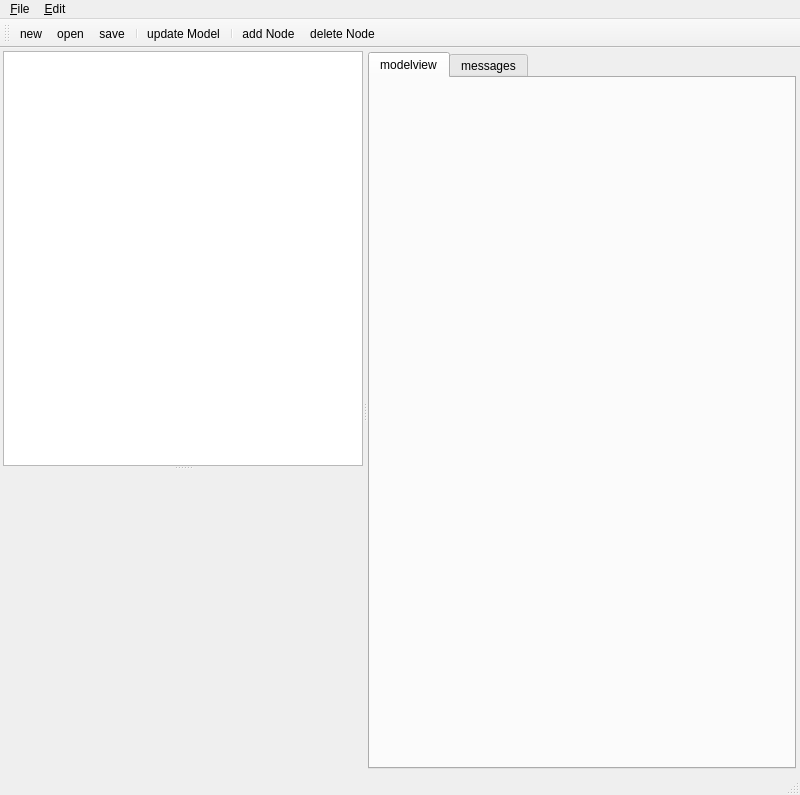
<?xml version="1.0" encoding="UTF-8"?>
<ui version="4.0">
 <class>BuilderMainWindowBase</class>
 <widget class="QMainWindow" name="BuilderMainWindowBase">
  <property name="geometry">
   <rect>
    <x>0</x>
    <y>0</y>
    <width>800</width>
    <height>795</height>
   </rect>
  </property>
  <property name="windowTitle">
   <string>MainWindow</string>
  </property>
  <widget class="QWidget" name="centralwidget">
   <layout class="QGridLayout" name="gridLayout">
    <property name="margin">
     <number>3</number>
    </property>
    <property name="spacing">
     <number>3</number>
    </property>
    <item row="0" column="0">
     <widget class="QSplitter" name="splitter">
      <property name="frameShape">
       <enum>QFrame::NoFrame</enum>
      </property>
      <property name="orientation">
       <enum>Qt::Horizontal</enum>
      </property>
      <widget class="QWidget" name="widget_3" native="true">
       <property name="maximumSize">
        <size>
         <width>360</width>
         <height>16777215</height>
        </size>
       </property>
       <layout class="QGridLayout" name="gridLayout_5">
        <item row="0" column="0">
         <widget class="QSplitter" name="splitter_3">
          <property name="orientation">
           <enum>Qt::Vertical</enum>
          </property>
          <widget class="QTreeWidget" name="treeWidget">
           <property name="sizePolicy">
            <sizepolicy hsizetype="Expanding" vsizetype="Minimum">
             <horstretch>0</horstretch>
             <verstretch>0</verstretch>
            </sizepolicy>
           </property>
           <attribute name="headerVisible">
            <bool>false</bool>
           </attribute>
           <attribute name="headerVisible">
            <bool>false</bool>
           </attribute>
           <column>
            <property name="text">
             <string notr="true">1</string>
            </property>
           </column>
          </widget>
          <widget class="QStackedWidget" name="stackedWidget">
           <property name="minimumSize">
            <size>
             <width>300</width>
             <height>300</height>
            </size>
           </property>
           <property name="currentIndex">
            <number>0</number>
           </property>
           <widget class="QWidget" name="page0">
            <layout class="QGridLayout" name="gridLayout_3">
             <item row="0" column="0">
              <widget class="BodyPartEditor" name="partsWidget" native="true"/>
             </item>
            </layout>
           </widget>
           <widget class="QWidget" name="page1">
            <layout class="QGridLayout" name="gridLayout_4">
             <item row="0" column="0">
              <widget class="BodyJointEditor" name="jointWidget" native="true">
               <property name="minimumSize">
                <size>
                 <width>0</width>
                 <height>0</height>
                </size>
               </property>
              </widget>
             </item>
            </layout>
           </widget>
          </widget>
         </widget>
        </item>
       </layout>
      </widget>
      <widget class="QWidget" name="widget" native="true">
       <layout class="QGridLayout" name="gridLayout_2">
        <property name="margin">
         <number>1</number>
        </property>
        <property name="spacing">
         <number>1</number>
        </property>
        <item row="0" column="0">
         <widget class="QTabWidget" name="tabWidget">
          <property name="currentIndex">
           <number>0</number>
          </property>
          <widget class="QWidget" name="tab">
           <attribute name="title">
            <string>modelview</string>
           </attribute>
           <layout class="QGridLayout" name="gridLayout_6">
            <item row="0" column="0">
             <widget class="QSplitter" name="splitter_2">
              <property name="midLineWidth">
               <number>1</number>
              </property>
              <property name="orientation">
               <enum>Qt::Vertical</enum>
              </property>
              <widget class="wombat::GLRenderWidget" name="renderWidget" native="true">
               <property name="sizePolicy">
                <sizepolicy hsizetype="Expanding" vsizetype="MinimumExpanding">
                 <horstretch>0</horstretch>
                 <verstretch>0</verstretch>
                </sizepolicy>
               </property>
              </widget>
             </widget>
            </item>
           </layout>
          </widget>
          <widget class="QWidget" name="tab_2">
           <attribute name="title">
            <string>messages</string>
           </attribute>
           <layout class="QGridLayout" name="gridLayout_7">
            <item row="0" column="0">
             <widget class="wombat::QMessageWriter" name="messageWidget"/>
            </item>
           </layout>
          </widget>
         </widget>
        </item>
       </layout>
      </widget>
     </widget>
    </item>
   </layout>
  </widget>
  <widget class="QMenuBar" name="menubar">
   <property name="geometry">
    <rect>
     <x>0</x>
     <y>0</y>
     <width>800</width>
     <height>25</height>
    </rect>
   </property>
   <widget class="QMenu" name="menu_File">
    <property name="title">
     <string>&amp;File</string>
    </property>
    <addaction name="actionNew"/>
    <addaction name="actionOpen"/>
    <addaction name="actionSave"/>
    <addaction name="actionSaveAs"/>
    <addaction name="separator"/>
    <addaction name="actionClose"/>
   </widget>
   <widget class="QMenu" name="menu_Edit">
    <property name="title">
     <string>&amp;Edit</string>
    </property>
    <addaction name="actionAddNode"/>
    <addaction name="actionDeleteNode"/>
    <addaction name="separator"/>
    <addaction name="actionUpdateModel"/>
   </widget>
   <addaction name="menu_File"/>
   <addaction name="menu_Edit"/>
  </widget>
  <widget class="QStatusBar" name="statusbar"/>
  <widget class="QToolBar" name="toolBar">
   <property name="windowTitle">
    <string>toolBar</string>
   </property>
   <attribute name="toolBarArea">
    <enum>TopToolBarArea</enum>
   </attribute>
   <attribute name="toolBarBreak">
    <bool>false</bool>
   </attribute>
   <addaction name="actionNew"/>
   <addaction name="actionOpen"/>
   <addaction name="actionSave"/>
   <addaction name="separator"/>
   <addaction name="actionUpdateModel"/>
   <addaction name="separator"/>
   <addaction name="actionAddNode"/>
   <addaction name="actionDeleteNode"/>
  </widget>
  <action name="actionOpen">
   <property name="icon">
    <iconset resource="../../src/wombat/resources/wombat.qrc">
     <normaloff>:/icons/24/document-open.png</normaloff>:/icons/24/document-open.png</iconset>
   </property>
   <property name="text">
    <string>&amp;open</string>
   </property>
   <property name="shortcut">
    <string>Ctrl+O</string>
   </property>
  </action>
  <action name="actionSave">
   <property name="icon">
    <iconset resource="../../src/wombat/resources/wombat.qrc">
     <normaloff>:/icons/24/document-save.png</normaloff>:/icons/24/document-save.png</iconset>
   </property>
   <property name="text">
    <string>&amp;save</string>
   </property>
   <property name="shortcut">
    <string>Ctrl+S</string>
   </property>
  </action>
  <action name="actionSaveAs">
   <property name="icon">
    <iconset resource="../../src/wombat/resources/wombat.qrc">
     <normaloff>:/icons/24/document-save-as.png</normaloff>:/icons/24/document-save-as.png</iconset>
   </property>
   <property name="text">
    <string>&amp;save as</string>
   </property>
  </action>
  <action name="actionNew">
   <property name="icon">
    <iconset resource="../../src/wombat/resources/wombat.qrc">
     <normaloff>:/icons/24/document-new.png</normaloff>:/icons/24/document-new.png</iconset>
   </property>
   <property name="text">
    <string>&amp;new</string>
   </property>
   <property name="shortcut">
    <string>Ctrl+N</string>
   </property>
  </action>
  <action name="actionClose">
   <property name="icon">
    <iconset resource="../../src/wombat/resources/wombat.qrc">
     <normaloff>:/icons/24/system-shutdown.png</normaloff>:/icons/24/system-shutdown.png</iconset>
   </property>
   <property name="text">
    <string>&amp;close</string>
   </property>
   <property name="shortcut">
    <string>Ctrl+Q</string>
   </property>
  </action>
  <action name="actionUpdateModel">
   <property name="icon">
    <iconset resource="../../src/wombat/resources/wombat.qrc">
     <normaloff>:/icons/24/view-refresh.png</normaloff>:/icons/24/view-refresh.png</iconset>
   </property>
   <property name="text">
    <string>update Model</string>
   </property>
   <property name="shortcut">
    <string>Ctrl+R</string>
   </property>
  </action>
  <action name="actionAddNode">
   <property name="icon">
    <iconset resource="../../src/wombat/resources/wombat.qrc">
     <normaloff>:/icons/24/list-add.png</normaloff>:/icons/24/list-add.png</iconset>
   </property>
   <property name="text">
    <string>add Node</string>
   </property>
   <property name="shortcut">
    <string>Ctrl+A</string>
   </property>
  </action>
  <action name="actionDeleteNode">
   <property name="icon">
    <iconset resource="../../src/wombat/resources/wombat.qrc">
     <normaloff>:/icons/24/list-remove.png</normaloff>:/icons/24/list-remove.png</iconset>
   </property>
   <property name="text">
    <string>delete Node</string>
   </property>
   <property name="shortcut">
    <string>Ctrl+D</string>
   </property>
  </action>
 </widget>
 <customwidgets>
  <customwidget>
   <class>wombat::GLRenderWidget</class>
   <extends>QWidget</extends>
   <header location="global">wombat/ui.h</header>
   <container>1</container>
  </customwidget>
  <customwidget>
   <class>BodyPartEditor</class>
   <extends>QWidget</extends>
   <header location="global">widgets/BodyPartEditor.h</header>
   <container>1</container>
  </customwidget>
  <customwidget>
   <class>BodyJointEditor</class>
   <extends>QWidget</extends>
   <header location="global">widgets/BodyJointEditor.h</header>
   <container>1</container>
  </customwidget>
  <customwidget>
   <class>wombat::QMessageWriter</class>
   <extends>QListWidget</extends>
   <header location="global">wombat/helpers.h</header>
  </customwidget>
 </customwidgets>
 <resources>
  <include location="../../src/wombat/resources/wombat.qrc"/>
 </resources>
 <connections/>
 <slots>
  <signal>partDataChanged()</signal>
  <signal>jointDataChanged()</signal>
 </slots>
</ui>
